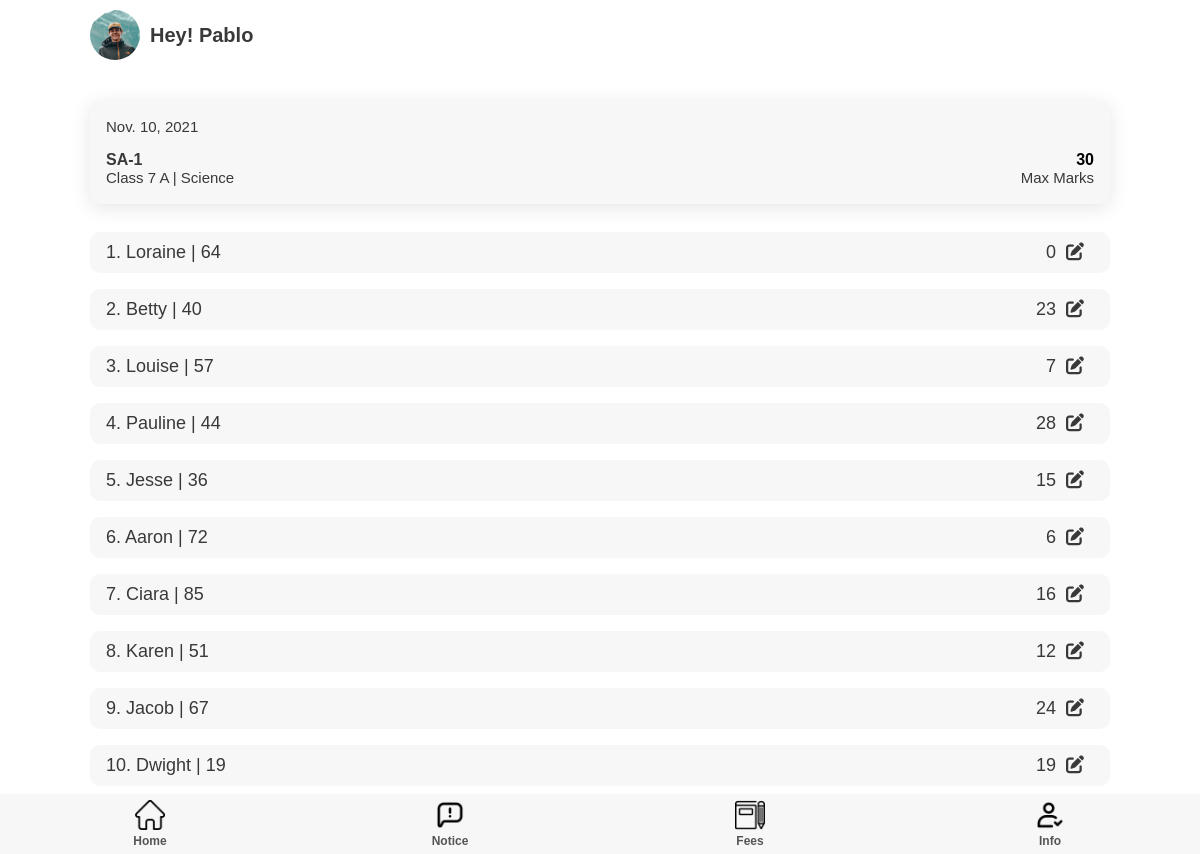
Screenshot of /exam/superadmin/marksEdit/394 (signed in) with the database file from the repository.
### exam/models.py (models this page shows)
class ExamHeldSubject(models.Model):
    exam = models.ForeignKey(exam, on_delete=models.CASCADE)
    subject = models.ForeignKey(subject, on_delete=models.CASCADE)

class exam(models.Model):
    date = models.DateField(auto_now=True)
    name = models.CharField(max_length=100)
    max_marks = models.IntegerField()
    ms = models.BooleanField()

### teacher/models.py (models this page shows)
class subject(models.Model):
    subject = models.CharField(max_length=50)
    Class = models.ForeignKey(classSection, on_delete=models.PROTECT)
    teacher = models.ForeignKey(teacher, on_delete=models.PROTECT)

class classSection(models.Model):
    Class = models.IntegerField()
    section = models.CharField(max_length=50)
    teacher = models.OneToOneField(teacher, on_delete=models.PROTECT)

### student/models.py (models this page shows)
class student(models.Model):
    fname = models.CharField(max_length=50)
    mname = models.CharField(max_length=50, blank=True, null=True)
    lname = models.CharField(max_length=50, blank=True, null=True)
    email = models.EmailField(blank=True, null=True)
    phone = models.IntegerField(blank=True, null=True)
    fathername = models.CharField(max_length=70)
    mothername = models.CharField(max_length=70)
    fatherphone = models.IntegerField()
    fatheremail = models.EmailField(blank=True, null=True)
    address = models.CharField(max_length=200)
    add_no = models.CharField(max_length=50, blank=True, null=True)
    roll_no = models.IntegerField()
    Class = models.ForeignKey('teacher.classSection', on_delete=models.PROTECT)
    school = models.ForeignKey('superadmin.school', on_delete=models.PROTECT)
    user = models.OneToOneField(User, on_delete=models.CASCADE)

### exam/views.py (the view)
# urls.py: path('superadmin/marksEdit/<int:id>', views.superadminMarksEdit, name='superadminmarksEdit'),
def superadminMarksEdit(request, id):
    user = request.user
    exam_held = ExamHeldSubject.objects.get(id=id)
    class_q = exam_held.subject.Class
    superadmin=SuperAdmin.objects.filter(user=user)
    if superadmin:
        print("auth")
        student_qs = student.objects.filter(Class=class_q).values()
        for student_q in student_qs:
            if score.objects.filter(stu=student_q['id'], exam_held=id).exists():
                student_q['score'] = score.objects.get(stu=student_q['id'], exam_held=id).score
            else:
                student_q['score'] = "--"
        return render(request, 'superadminMarksEdit.html', {'students': student_qs, 'exam_held': exam_held})

### templates/superadmin/superadminMarksEdit.html (shortened to what this page needs)
{% extends 'adminhome.html' %} {% load static %} {% block extra-head %}
<link
  rel="stylesheet"
  href="https://cdnjs.cloudflare.com/ajax/libs/font-awesome/6.0.0-beta2/css/all.min.css"
/>
<link rel="stylesheet" href="{% static '/css/attendance.css' %}" />
<link rel="stylesheet" href="{% static '/css/teacherExam.css' %}" />
{% endblock extra-head %}
{% block content %}
<section id="start-att">
  <div class="menu-list tech-exam-list">
    <div>
      <p>{{ exam_held.exam.date }}</p>
    </div>
    <div class="exam-data">
      <div class="exam-desc">
        <h3>{{ exam_held.exam.name }}</h3>
        <p>
          Class {{ exam_held.subject.Class.Class }} {{ exam_held.subject.Class.section }} |
          {{ exam_held.subject.subject }}
        </p>
      </div>
      <div class="max-marks">
        <h4>{{ exam_held.exam.max_marks }}</h4>
        <p>Max Marks</p>
      </div>
    </div>
  </div>
</section>
<section>
  <div class="student-list">
    {% for student in students %}
    <div id="{{ exam_held.id }}-{{ student.id }}" class="add-stud-list marks-stud-list">
      <p>
        {{ forloop.counter }}. {{ student.fname }} | {{ student.roll_no }}
      </p>
      <div>
        <p>{{student.score}}<i class="fas fa-edit edit-student-marks" onclick="marks_edit(event)"></i></p>
      </div>
    </div>
    {% endfor %}
  </div>
</section>
{% endblock content %}

### templates/superadmin/adminhome.html (shortened to what this page needs)
{% load static %}
<!DOCTYPE html>
<html lang="en">
{% block head %}
  <head>
    <link
      rel="stylesheet"
      href="https://cdnjs.cloudflare.com/ajax/libs/font-awesome/6.0.0-beta2/css/all.min.css"
    />
    <link rel="stylesheet" href="{% static 'css/style.css' %}" />
    {% block extra-head %}{% endblock extra-head %}
  </head>
{% endblock head %}
  <body>
    <section id="main">
    {% block nav %}
      <section id="nav">
        <nav class="top-navbar">
          <div class="topnav-profile">
            <div class="profile-picture">
              <img src="{% static 'img/profile.jpg' %}" />
            </div>
            <h2>Hey! <span id="topnav-username">{{ user.username }}</span></h2>
          </div>
        </nav>
      </section>
      {% endblock nav %}
      {% block content %}{% endblock content %}
      {% block bottom-nav %}
      <section id="bottom-nav">
        <nav class="bottom-navbar">
          <div class="nav-links">
            <div class="nav-button">
              <a href="{% url 'superadmin:adminhome' %}">
                <img src="{% static '/img/home.png' %}" />
                <h5 class="faded">Home</h5>
              </a>
            </div>
            <div class="nav-button">
              <a href="{% url 'notice:superAdminNotice' 'all' %}">
                <img src="{% static '/img/notice.png' %}" />
                <h5 class="faded">Notice</h5>
              </a>
            </div>
            <div class="nav-button">
              <a href="script:javascript.void(0)">
                <img src="{% static '/img/homework.png' %}" />
                <h5 class="faded">Fees</h5>
              </a>
            </div>
            <div class="nav-button">
              <a href="{% url 'superadmin:info' %}">
                <img src="{% static '/img/check.png' %}" />
                <h5 class="faded">Info</h5>
              </a>
            </div>
          </div>
        </nav>
      </section>
      {% endblock bottom-nav %}
    </section>
  </body>
</html>

### static/css/style.css (style rules this page uses)
:root { --dark-green: #1ab7ea; --light-green: #9cdabd; --dark-red: #fb3f4a; --light-red: #fb878e; --light-red: #2196f3; --light-grey: #f7f7f8; --dark-grey: #e7e7e8; --dark: #393939; --faded: #555555; --center-width: 85%; }
* { box-sizing: border-box; margin: 0; padding: 0; }
body { font-family: "Arial", sans-serif; -webkit-font-smoothing: antialiased; }
a { text-decoration: none; }
* { margin: 0; padding: 0; }
#main { margin: auto; margin-bottom: 60px; width: 100%; background-color: #fff; }
#nav { margin-bottom: 30px; }
.top-navbar { margin: auto; display: flex; justify-content: space-between; align-items: center; align-content: center; width: var(--center-width); }
.topnav-profile { display: flex; align-items: center; padding: 10px 0; }
.topnav-profile > h2 { margin: 0 10px; }
.profile-picture { height: 50px; width: 50px; }
.profile-picture img { height: 100%; width: 100%; border-radius: 50px; object-fit: cover; }
.menu-list, .component-back { background-color: var(--light-grey); border-radius: 10px; display: flex; justify-content: space-between; align-items: center; margin: 1em 0; padding: 10px 16px; transition: all 0.5s ease 0s; box-shadow: 0px 4px 20px rgba(0, 0, 0, 0.1); }
.bottom-navbar { margin: auto; position: fixed; bottom: 0; background-color: var(--light-grey); height: 60px; width: 100%; }
.nav-links { margin: auto; width: var(--center-width); display: flex; justify-content: space-between; width: 100%; }
.nav-button { height: 60px; width: 25%; display: flex; flex-direction: column; justify-content: space-around; align-items: center; transition: all 0.3s ease-in-out 0.1s; }
.nav-button > a { width: 100%; text-align: center; }
.nav-button img { height: 30px; }
p { color: var(--dark); font-size: 15px; font-weight: 300; }
h2 { color: var(--dark); text-transform: capitalize; font-size: 20px; font-weight: 600; }
h3 { color: var(--dark); font-size: 16px; font-weight: 600; }
h5 { color: var(--dark); font-size: 12px; font-weight: 600; }
.faded { color: var(--faded); }

### static/css/attendance.css (style rules this page uses)
#start-att { width: 85%; margin: auto; }
.add-stud-list { background-color: var(--light-grey); border-radius: 10px; display: flex; justify-content: space-between; align-items: center; margin: 0.5em 0; padding: 10px 16px; }
.student-list { margin: 20px auto 60px; width: var(--center-width); display: flex; flex-direction: column; justify-content: space-between; }

### static/css/teacherExam.css (style rules this page uses)
.tech-exam-list { flex-direction: column; }
.tech-exam-list > * { margin: 8px 0px; }
.tech-exam-list > div:nth-child(1) { align-self: baseline; }
.exam-data { display: flex; justify-content: space-between; width: 100%; text-align: right; }
.exam-desc { text-align: left; }
.marks-stud-list p { font-size: 18px; }
.fa-edit, .fa-check { margin: 0px 10px; }
.marks-stud-list { transition: all 2s ease 0s; }

### rows the page displays
ExamHeldSubject: exam "Nov. 10, 2021", exam.name "SA-1", subject.Class.Class "7", subject.Class.section "A", subject.subject "Science", exam.max_marks "30"
student: fname "Loraine", roll_no "64", score "0"
student: fname "Betty", roll_no "40", score "23"
student: fname "Louise", roll_no "57", score "7"
student: fname "Pauline", roll_no "44", score "28"
student: fname "Jesse", roll_no "36", score "15"
student: fname "Aaron", roll_no "72", score "6"
student: fname "Ciara", roll_no "85", score "16"
student: fname "Karen", roll_no "51", score "12"
student: fname "Jacob", roll_no "67", score "24"
student: fname "Dwight", roll_no "19", score "19"

### other values shown
{{ user.username }} "Pablo"
